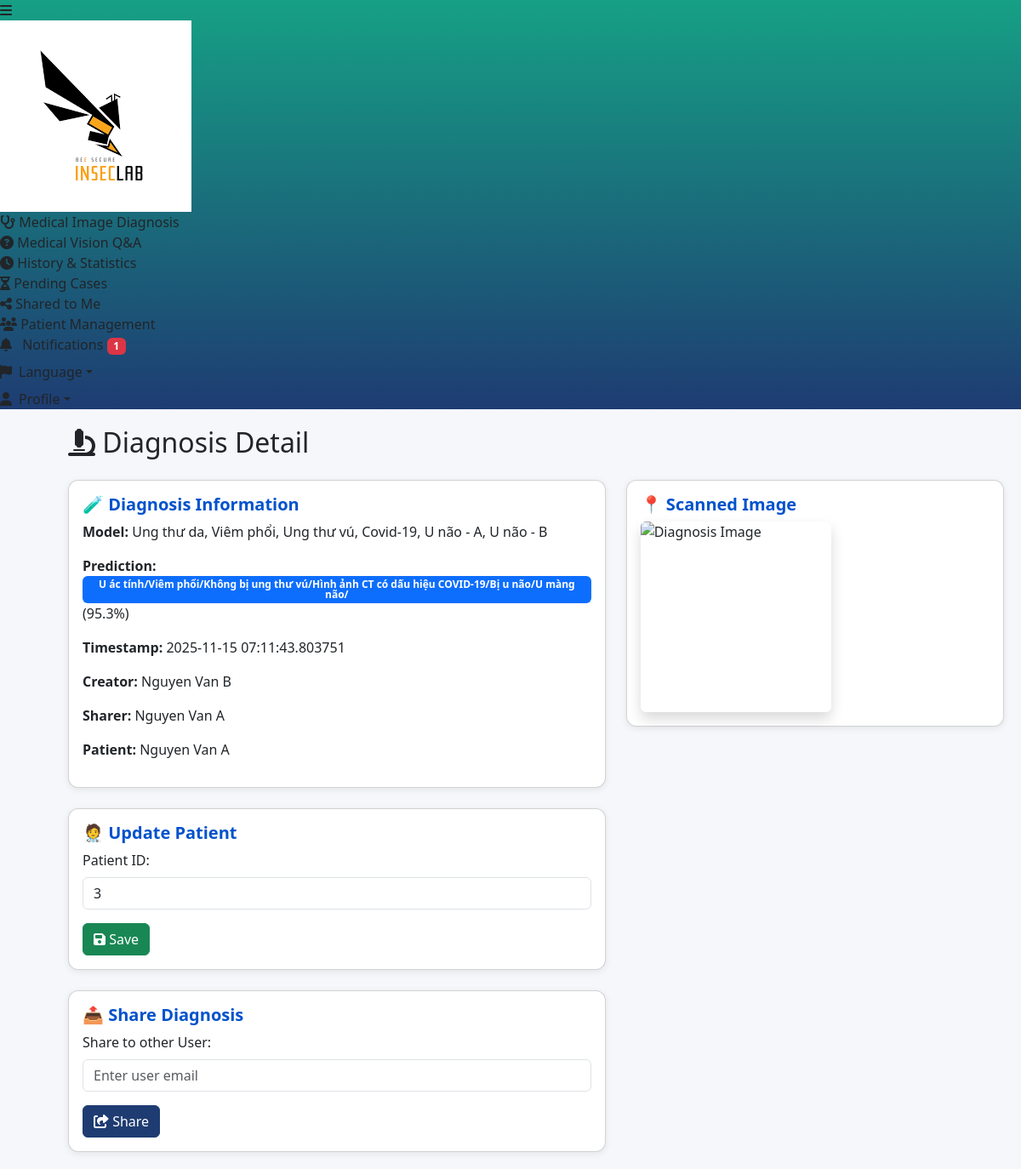
Page /diagnosis_detail?tag=diag&id=2 (signed in) on the committed database.
### tables this page shows
CREATE TABLE diagnoses
                 (id INTEGER PRIMARY KEY AUTOINCREMENT,
                  user_id INTEGER,
                  patient_id INTEGER,
                  model TEXT,
                  image_filename TEXT,
                  prediction TEXT,
                  probability REAL,
                  share_to TEXT,
                  accept_share INTEGER,
                  sharer INTEGER,
                  timestamp DATETIME,
                  FOREIGN KEY (user_id) REFERENCES users(id));

CREATE TABLE users
                 (id INTEGER PRIMARY KEY AUTOINCREMENT,
                  full_name TEXT NOT NULL,
                  email TEXT UNIQUE NOT NULL,
                  phone TEXT,
                  profile_pic TEXT,
                  role TEXT,
                  password_hash TEXT NOT NULL);

CREATE TABLE patients (
            id INTEGER PRIMARY KEY AUTOINCREMENT,
            name TEXT NOT NULL,
            age INTEGER,
            gender TEXT,
            phone TEXT,
            email TEXT,
            address TEXT,
            creator_id INTEGER NOT NULL
        );

### app.py (the view, shortened to what this page needs)
@app.route("/diagnosis_detail")
@limiter.limit("10 per minute")
def diagnosis_detail():
    diag_id = request.args.get("id")
    tag = request.args.get("tag")
    if not diag_id or not tag:
        return "Missing id or tag", 400
    if ('user_id' not in session) or ('user_role' not in session):
        flash("Vui lòng đăng nhập", "danger")
        return redirect(url_for('index'))
    if tag == 'diag':
        conn = get_db_conn()
        row = conn.execute("SELECT id, user_id, patient_id, model, image_filename, prediction, probability, timestamp, share_to, sharer FROM diagnoses WHERE id = ?", (diag_id,)).fetchone()
        user_row = conn.execute("SELECT email FROM users WHERE id = ?", (session['user_id'],)).fetchone()
        conn.close()
        if not row:
            return "Diagnosis not found", 404
        if user_row:
            user_email = user_row["email"]
        else:
            flash("Không tìm thấy người dùng với id này!", "danger")
            return redirect(request.referrer)
        if row[1] != session['user_id'] and row[8] != user_email:
            return redirect(url_for('shared_to_me'))
        showUpdate = False
        if row[1] == session['user_id']:
            showUpdate = True
        conn = get_db_conn()
        creator = conn.execute("SELECT full_name from users WHERE id = ?", (row[1],)).fetchone()
        sharer = conn.execute("SELECT full_name from users WHERE id = ?", (row[9],)).fetchone()
        patient = conn.execute("SELECT name from patients WHERE id = ?", (row[2],)).fetchone()
        conn.close()
        if not creator:
            creator = ["N/A"]
        if not sharer:
            sharer = ["N/A"]
        if not patient:
            patient = ["N/A"]
        model_map = {
            "skin_cancer_vit": "Ung thư da",
            "pneumonia_vit": "Viêm phổi",
            "covid19_vit": "Covid-19",
            "breast_cancer_vit": "Ung thư vú",
            "brain_tumor_vit": "U não - A",
            "brain_tumor_resnet": "U não - B"
        }
        model = ", ".join(model_map.get(m.strip(), m.strip()) for m in row[3].split(","))
        diagnosis = {
            "id": row[0],
            "creator": creator[0],
            "patient_id": row[2],
            "model": model,
            "image_filename": row[4],
            "prediction": row[5],
            "probability": row[6],
            "timestamp": row[7],
            "share_to": row[8],
            "sharer": sharer[0],
            "patient": patient[0]
        }
    return render_template("diagnosis_detail.html", tag=tag, notifications=g.notifications, showUpdate=showUpdate, isDoctor=True, show_patient_management=True, diagnosis=diagnosis)

### app.py (called while the page is built)
def get_db_conn():
    conn = sqlite3.connect(DB_FILE)
    conn.row_factory = sqlite3.Row
    return conn

### templates/diagnosis_detail.html (shortened to what this page needs)
<!DOCTYPE html>
<html lang="en">
<head>
  <link href="https://cdn.jsdelivr.net/npm/bootstrap@5.3.2/dist/css/bootstrap.min.css" rel="stylesheet">
  <link rel="stylesheet" href="https://cdnjs.cloudflare.com/ajax/libs/font-awesome/6.4.2/css/all.min.css">
  <link rel="stylesheet" href="{{ url_for('static', path='sidebar.css') }}">
</head>
<body class="sidebar-collapsed">
  {% include 'sidebar.html' %}
  <div class="content">
    <h2 class="mb-4"><i class="fa-solid fa-microscope"></i> Diagnosis Detail</h2>
    <div class="row">
      <div class="col-md-7">
        <div class="card p-3 mb-4">
          <h5 class="card-title">🧪 Diagnosis Information</h5>
          <p><strong>Model:</strong> {{ diagnosis.model }}</p>
          {% if tag == "diag" %}
            <p><strong>Prediction:</strong>
                <span class="badge bg-primary">{{ diagnosis.prediction }}</span>
                ({{ (diagnosis.probability * 100) | round(2) }}%)
            </p>
          {% endif %}
          <p><strong>Timestamp:</strong> {{ diagnosis.timestamp }}</p>
          <p><strong>Creator:</strong> {{ diagnosis.creator }}</p>
          <p><strong>Sharer:</strong> {{ diagnosis.sharer }}</p>
          <p><strong>Patient:</strong> {{ diagnosis.patient }}</p>
        </div>
        {% if showUpdate == True %}
        <div class="card p-3 mb-4">
          <h5 class="card-title">🧑‍⚕️ Update Patient</h5>
          <form action="/update_patient_diagnosis" method="POST">
            <label class="form-label">Patient ID:</label>
            <input type="text" class="form-control" name="patient_id" value="{{ diagnosis.patient_id }}">
            <button class="btn btn-success mt-3"><i class="fa-solid fa-floppy-disk"></i> Save</button>
          </form>
        </div>
        {% endif %}
        <div class="card p-3">
          <h5 class="card-title">📤 Share Diagnosis</h5>
          <form action="/share_diagnosis" method="POST">
            <label class="form-label">Share to other User:</label>
            <input type="text" class="form-control" name="user_id" required placeholder="Enter user email">
            <button class="btn btn-primary mt-3"><i class="fa-solid fa-share-from-square"></i> Share</button>
          </form>
        </div>
      </div>
      <div class="col-md-5">
        <div class="card p-3">
          <h5 class="card-title">📍 Scanned Image</h5>
          <img width="224px" height="224px" src="{{ url_for('static', path='uploads/' ~ diagnosis.image_filename) }}"
               alt="Diagnosis Image" class="img-fluid rounded shadow">
        </div>
      </div>
    </div>
  </div>
</body>
</html>

### templates/diagnosis_detail.html (style rules this page uses)
body { background: #f5f7fa; }
.card { border-radius: 12px; box-shadow: 0 2px 8px rgba(0,0,0,0.08); transition: transform 0.2s, box-shadow 0.2s; }
.card-title { font-weight: 600; color: #0052cc; }
.badge { white-space: normal !important; }
.content { padding: 20px; transition: margin-left 0.3s; }
body.sidebar-collapsed .content { margin-left: 60px; }

### templates/sidebar.html (style rules this page uses)
.btn-primary { border-color: #1e3c72 !important; background: #1e3c72 !important; }

### rows in the picture
diagnoses: prediction "U ác tính/Viêm phổi/Không bị ung thư vú/Hình ảnh CT có dấu hiệu COVID-19/Bị u não/U màng não/", (diagnosis.probability*100)|round(2) "95.3", timestamp "2025-11-15 07:11:43.803751"
users: creator "Nguyen Van B"
users: sharer "Nguyen Van A"
patients: patient "Nguyen Van A"

### other values in the picture
{{ notifications|length }} "1"
{{ diagnosis.model }} "Ung thư da, Viêm phổi, Ung thư vú, Covid-19, U não - A, U não - B"
